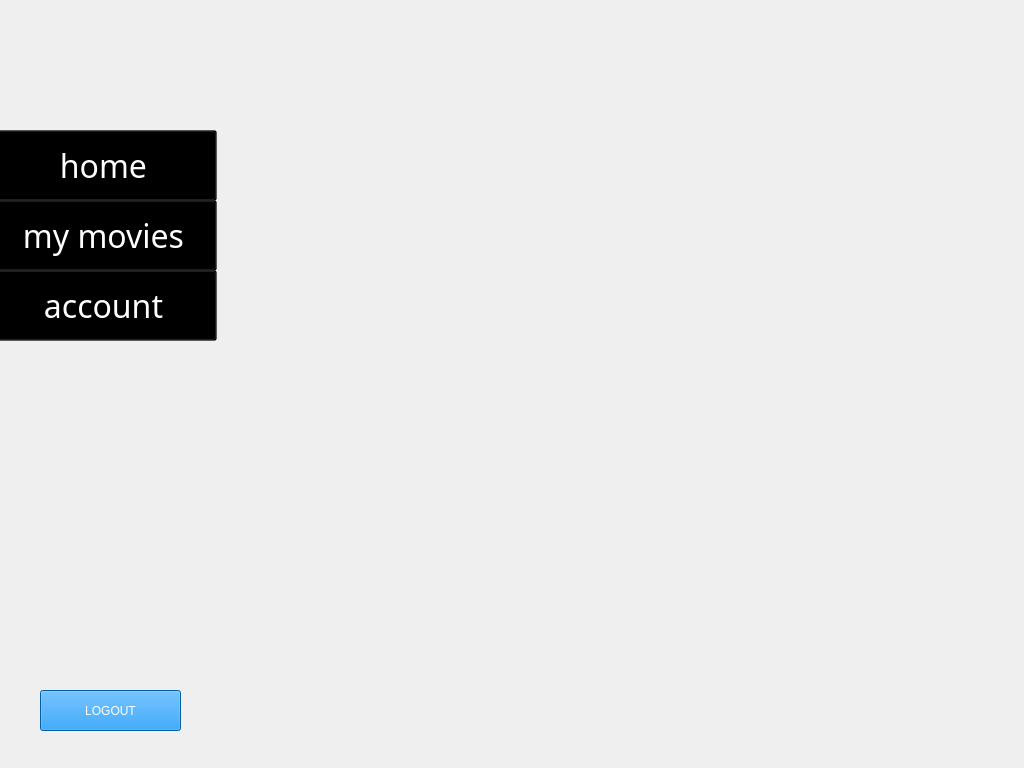
<?xml version="1.0" encoding="UTF-8"?>
<ui version="4.0">
 <class>cinemaIXX</class>
 <widget class="QWidget" name="cinemaIXX">
  <property name="enabled">
   <bool>true</bool>
  </property>
  <property name="geometry">
   <rect>
    <x>0</x>
    <y>0</y>
    <width>1024</width>
    <height>768</height>
   </rect>
  </property>
  <property name="windowTitle">
   <string>Form</string>
  </property>
  <property name="autoFillBackground">
   <bool>false</bool>
  </property>
  <widget class="QLabel" name="label">
   <property name="geometry">
    <rect>
     <x>0</x>
     <y>0</y>
     <width>1024</width>
     <height>768</height>
    </rect>
   </property>
   <property name="font">
    <font>
     <family>Montserrat</family>
     <pointsize>36</pointsize>
    </font>
   </property>
   <property name="autoFillBackground">
    <bool>false</bool>
   </property>
   <property name="styleSheet">
    <string notr="true">background-image: url(:/bg/Desktop - 1.png);</string>
   </property>
   <property name="text">
    <string/>
   </property>
   <property name="pixmap">
    <pixmap resource="../assets/main.qrc">:/bg/Desktop - 1.png</pixmap>
   </property>
   <property name="scaledContents">
    <bool>true</bool>
   </property>
  </widget>
  <widget class="QPushButton" name="pushButton">
   <property name="geometry">
    <rect>
     <x>-10</x>
     <y>130</y>
     <width>227</width>
     <height>71</height>
    </rect>
   </property>
   <property name="font">
    <font>
     <family>Trebuchet MS</family>
     <pointsize>24</pointsize>
    </font>
   </property>
   <property name="autoFillBackground">
    <bool>false</bool>
   </property>
   <property name="styleSheet">
    <string notr="true">color: rgb(255, 255, 255);
background-color: rgba(0, 0, 0, 63);</string>
   </property>
   <property name="text">
    <string>home</string>
   </property>
  </widget>
  <widget class="QPushButton" name="pushButton_2">
   <property name="geometry">
    <rect>
     <x>-10</x>
     <y>200</y>
     <width>227</width>
     <height>71</height>
    </rect>
   </property>
   <property name="font">
    <font>
     <family>Trebuchet MS</family>
     <pointsize>24</pointsize>
    </font>
   </property>
   <property name="autoFillBackground">
    <bool>false</bool>
   </property>
   <property name="styleSheet">
    <string notr="true">color: rgb(255, 255, 255);
background-color: rgba(0, 0, 0, 63);</string>
   </property>
   <property name="text">
    <string>my movies</string>
   </property>
  </widget>
  <widget class="QPushButton" name="pushButton_3">
   <property name="geometry">
    <rect>
     <x>-10</x>
     <y>270</y>
     <width>227</width>
     <height>71</height>
    </rect>
   </property>
   <property name="font">
    <font>
     <family>Trebuchet MS</family>
     <pointsize>24</pointsize>
    </font>
   </property>
   <property name="autoFillBackground">
    <bool>false</bool>
   </property>
   <property name="styleSheet">
    <string notr="true">color: rgb(255, 255, 255);
background-color: rgba(0, 0, 0, 63);</string>
   </property>
   <property name="text">
    <string>account</string>
   </property>
  </widget>
  <widget class="QPushButton" name="pushButton_4">
   <property name="geometry">
    <rect>
     <x>60</x>
     <y>870</y>
     <width>181</width>
     <height>61</height>
    </rect>
   </property>
   <property name="styleSheet">
    <string notr="true">background-color: #0984E3;
color: rgb(255, 255,255);
</string>
   </property>
   <property name="text">
    <string>LOGOUT</string>
   </property>
  </widget>
  <widget class="QPushButton" name="pushButton_5">
   <property name="geometry">
    <rect>
     <x>40</x>
     <y>690</y>
     <width>141</width>
     <height>41</height>
    </rect>
   </property>
   <property name="styleSheet">
    <string notr="true">background-color: #0984E3;
color: rgb(255, 255, 255);
</string>
   </property>
   <property name="text">
    <string>LOGOUT</string>
   </property>
  </widget>
 </widget>
 <resources>
  <include location="../assets/main.qrc"/>
 </resources>
 <connections/>
</ui>
